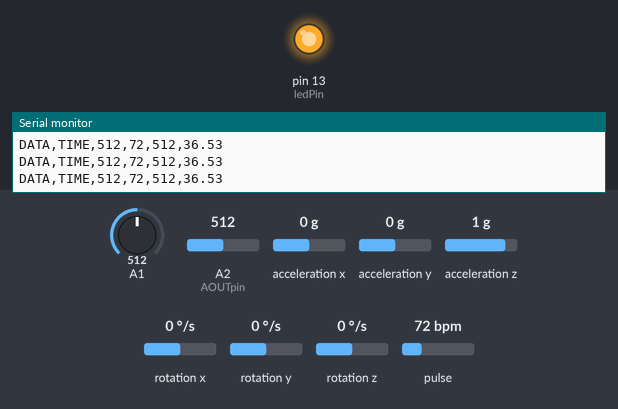
A sketch run on a simulated Arduino Uno, built with avr-gcc and run on an emulated ATmega328P. Shown: output pins drawn as LEDs (lit = HIGH), the last lines printed to the serial monitor. Wiring (inferred from the names in the program): MPU-6050 motion sensor at I2C address 0x68. Dashed ring = blinking. The inputs (shaded band) are chosen by the test bench; at power-on: pulse 72 bpm, A1 = 512, A2 (AOUTpin) = 512, acceleration x 0 g, acceleration y 0 g, acceleration z 1 g, rotation x 0 °/s, rotation y 0 °/s, rotation z 0 °/s.

Above: at 1.2 s.
1.3 s: pulse set to 42 bpm
At 1.8 s:
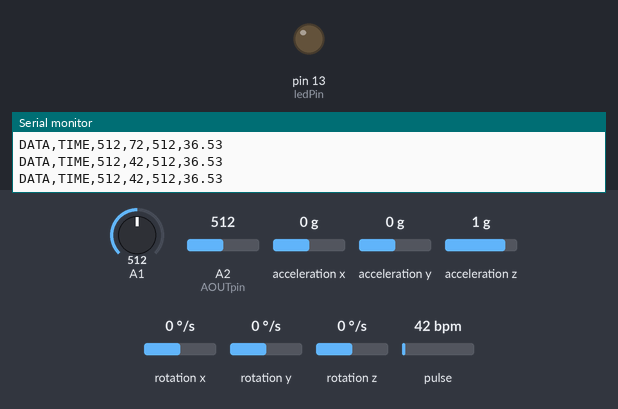
2.8 s: pulse set to 100 bpm
At 3.4 s:
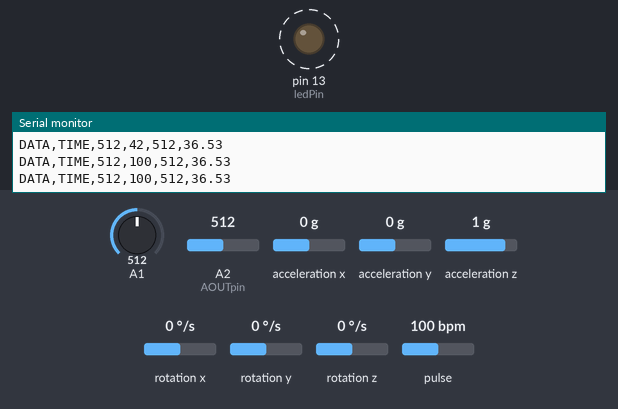
Timing chart, 0 to 11.8 s (numbered marks = the images above; inputs shaded):
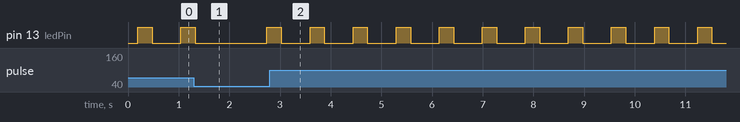

The sketch:

HACK_ADGITM.ino
```cpp
#define USE_ARDUINO_INTERRUPTS true    // Set-up low-level interrupts for most acurate BPM math.
#include <PulseSensorPlayground.h>     // Includes the PulseSensorPlayground Library.
#include <LiquidCrystal.h>
#include<Wire.h>
const int MPU6050_addr=0x68;
int16_t Temp;
//  Variables
const int PulseWire = 0;       // PulseSensor PURPLE WIRE connected to ANALOG PIN 0
const int LED13 = 13;          // The on-board Arduino LED, close to PIN 13.
int Threshold = 550;           // Determine which Signal to "count as a beat" and which to ignore.
int myBPM;
int SmokeSensorValue;// Use the "Gettting Started Project" to fine-tune Threshold Value beyond default setting.
                               // Otherwise leave the default "550" value.
const int AOUTpin=2;//the AOUT pin of the alcohol sensor goes into analog pin A0 of the arduino
const int DOUTpin=8;//the DOUT pin of the alcohol sensor goes into digital pin D8 of the arduino
const int ledPin=13;//the anode of the LED connects to digital pin D13 of the arduino

int AlcoholLimit;
int AlcoholValue;

PulseSensorPlayground pulseSensor;  // Creates an instance of the PulseSensorPlayground object called "pulseSensor"

#define rs 9
#define en 8
#define d4 7
#define d5 6
#define d6 5
#define d7 4
// initialize the library with the numbers of the interface pins
LiquidCrystal lcd(rs, en, d4, d5, d6, d7);

void setup() {

  Serial.begin(9600);          // For Serial Monitor
  ///////////////////////PULSE SENSOR START/////////////////////////////////////////////////
  pulseSensor.analogInput(A0);
  pulseSensor.blinkOnPulse(LED13);       //auto-magically blink Arduino's LED with heartbeat.
  pulseSensor.setThreshold(Threshold);
  if (pulseSensor.begin()) {
    //Serial.println("We created a pulseSensor Object !");  //This prints one time at Arduino power-up,  or on Arduino reset.
  }
  ///////////////////////PULSE SENSOR END//////////////////////////////////////////////////
  //////////////////////ALCOHOL SENSOR/////////////////////////////////////////////////
  pinMode(DOUTpin, INPUT);//sets the pin as an input to the arduino
  ////////////////////////ALCOHOL SENSOR END//////////////////////////////////////////
  ///////////////////////SMOKE SENSOR START/////////////////////////////////////


    Wire.begin();
  Wire.beginTransmission(MPU6050_addr);
  Wire.write(0x6B);
  Wire.write(0);
  Wire.endTransmission(true);
  Serial.println("CLEARDATA");
  Serial.println("LABEL,Time,AlcoholValue,BPM,SmokeSensor,Temperature");

}
void printall()
{
  Serial.print("DATA,TIME,");
  Serial.print(AlcoholValue);
  Serial.print(",");
  Serial.print(myBPM);
  Serial.print(",");
  Serial.print(SmokeSensorValue);
  Serial.print(",");
  Serial.print(Temp/340.00+36.53);
  Serial.print("\n");
}
void loop() {

  Wire.beginTransmission(MPU6050_addr);
  Wire.write(0x3B);
  Wire.endTransmission(false);
  Wire.requestFrom(MPU6050_addr,14,true);
  Temp=Wire.read()<<8|Wire.read();

  delay(100);
SmokeSensorValue=analogRead(A1);
AlcoholValue= analogRead(AOUTpin);//reads the analaog value from the alcohol sensor's AOUT pin
AlcoholLimit= digitalRead(DOUTpin);//reads the digital value from the alcohol sensor's DOUT pin

delay(90);

///////////////////////////////////////////////////////////////////////////////////////////////////////////////
 myBPM = pulseSensor.getBeatsPerMinute();  // Calls function on our pulseSensor object that returns BPM as an "int".
                                               // "myBPM" hold this BPM value now.

if (pulseSensor.sawStartOfBeat()) {            // Constantly test to see if "a beat happened".

                        // Print the value inside of myBPM.

}
 ///////////////////////////////////////////////////////////////////////////////////////////////


  printall();
  delay(90);                    // considered best practice in a simple sketch.

}
```

Measured:
- after the input at 2.8 s, pin 13 (ledPin): alternates HIGH for 0.28 s and LOW for 0.57 s, starting after 0.79 s
